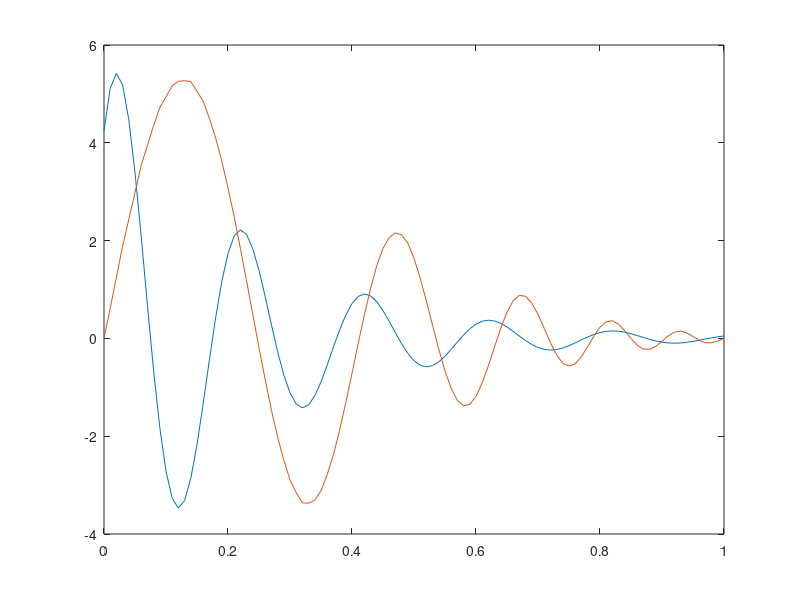
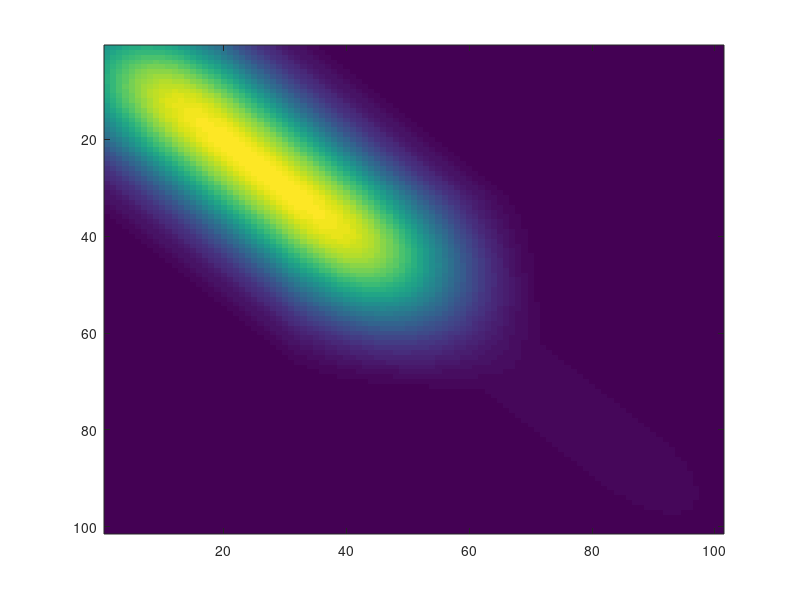
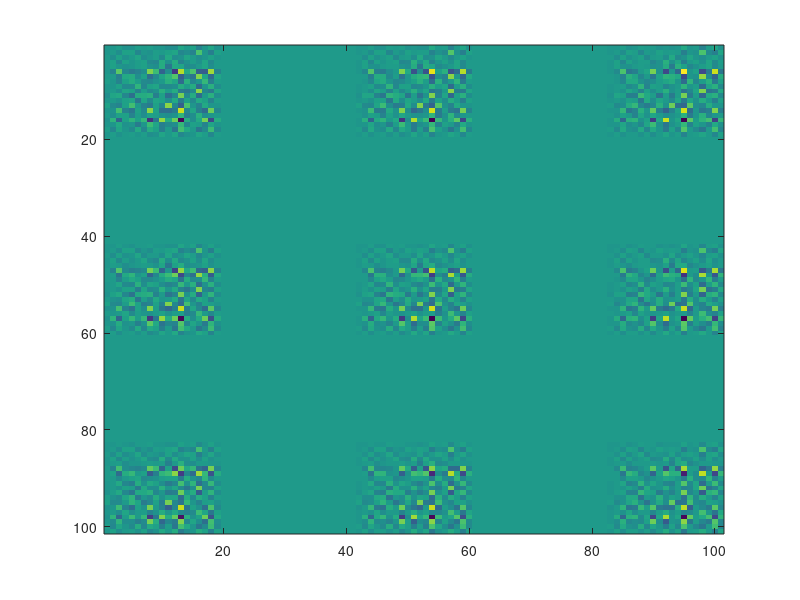

The MATLAB script that drew these images, in order: (Note: this script raises an error after producing the figures.)
%%%%%%%%%%%%%%%%%%%%%%%%%%%%%%%%%%%%%%%%%%%%%%%%%%%%%%%%%%%%%%%%%%%%%%%%%%%%%%%%%%%%%%%%%%
%%% Generate data
%%%%%%%%%%%%%%%%%%%%%%%%%%%%%%%%%%%%%%%%%%%%%%%%%%%%%%%%%%%%%%%%%%%%%%%%%%%%%%%%%%%%%%%%%%
clear; close all;
N = 101;

seed = rand*1000;
rng(824);

t = linspace(0,1,N);
f1 = @(x) 6*(0.8).^(20*x).*cos(10*pi.*x-pi/4);
f2 = @(x) 6*(0.8).^(20*x).*sin(10*pi.*x);
time_gap = 1/(N-1);
a = [-0.5, 2];
f1 = f1(t)';


% % random generate true gamma2 to align f to get f2
% tan2 = zeros(1, N);
% 
% S = [];
% for j =1: dn
%     S(j) = normrnd(0, sigma/j);
%     tan2 = tan2 + S(j)*b1(j,:);
% end
% tan2 = tan2-log(trapz(t,exp(tan2)));
% 
% temp = exp(tan2)./trapz(t, exp(tan2),2);
% gamma2 = cumsum(temp.^2,2)/sum(temp.^2,2);    

% % set fixed gamma2
gamma2 = (exp(a(2)*t)-1)/(exp(a(2))-1);
gamma_true = interp1(gamma2, t, t);
f2 = 1.1*interp1(t,f2(t),gamma2);
f2 = f2';
figure(1); clf;
plot(t, f1, t, f2);
q1 = sign(gradient(f1)/time_gap).*sqrt(abs(gradient(f1)/time_gap));
q2 = sign(gradient(f2)/time_gap).*sqrt(abs(gradient(f2)/time_gap));

%define the covariance for the gamma function
mu = zeros(1, N);
% f_cov = ones(1, N);
f_cov= [5*ones(1, (N-1)/2+1), 0.1*ones(1, (N-1)/2-0)];
Cr1 = diag(f_cov);
sigma_kernel = 10;
kernel_size = 41; % Adjust the size as needed
[X, Y] = meshgrid(-(kernel_size-1)/2:(kernel_size-1)/2, -(kernel_size-1)/2:(kernel_size-1)/2);
gaussian_kernel = exp(-(X.^2 + Y.^2) / (2 * sigma_kernel^2));
Cr2 = 0.09*conv2(Cr1, gaussian_kernel, 'same'); %change to 0.01, we can get second-optimal
Cr = Cr2;
[V, D, U] = svd(Cr);
neg_eigenvalues = find(diag(D) < 0);
D(neg_eigenvalues, neg_eigenvalues) = D(neg_eigenvalues, neg_eigenvalues)*-1;
Cr = V * D * V';



% % Define the value of pho
% pho = 0.999;  % You can change this to your desired value
% % Initialize an empty matrix of size (n+1) x (n+1)

% % f_cov = ones(1, N);
% f_cov= [ones(1, (N-1)/2+1), 0.8*ones(1, (N-1)/2)];
% Cr = diag(f_cov);
% % Cr = zeros(N, N);
% 
% % Fill in the matrix
% for i = 1:N
%     for j = 1:N
%         if i ~= j
%             Cr(i, j) = pho^(abs(i-j));
%         end
%     end
% end
% 
% Cr = 5*Cr;

% figure(8);clf
% EX = mvnrnd(mu, Cr, 50);
% plot(t, EX)
figure(1001); clf;
imagesc(Cr);
try chol(Cr)
    disp('Matrix is symmetric positive definite.')
catch ME
    disp('Matrix is not symmetric positive definite')
end

inv_cr = inv(Cr);
figure(1002); clf;
imagesc(inv_cr);
%%%%%%%%%%%%%%%%%%%%%%%%%%%%%%%%%%%%%%%%%%%%%%%%%%%%%%%%%%%%%%%%%%%%%%%%%%%%%%%%%%%%%%%%%%
%%% Dynamic programming to match f1 and f2 
%%%%%%%%%%%%%%%%%%%%%%%%%%%%%%%%%%%%%%%%%%%%%%%%%%%%%%%%%%%%%%%%%%%%%%%%%%%%%%%%%%%%%%%%%%
gamma_t = DynamicProgrammingQ_Adam(q2', q1', 0, 0);


%%%%%%%%%%%%%%%%%%%%%%%%%%%%%%%%%%%%%%%%%%%%%%%%%%%%%%%%%%%%%%%%%%%%%%%%%%%%%%%%%%%%%%%%%%
%%% bayesian
%%%%%%%%%%%%%%%%%%%%%%%%%%%%%%%%%%%%%%%%%%%%%%%%%%%%%%%%%%%%%%%%%%%%%%%%%%%%%%%%%%%%%%%%%%
% 1. initiate phi 
% svd of Cr
[U, S, V] = svd(Cr);
S = S*time_gap;

dn = 50;
for j = 1:dn
    U1(j,:) = U(:,j);
    U1(j,:) = U1(j,:)/sqrt(trapz(t, U1(j,:).^2)); 
end

phi_int = zeros(1, N);

% for j = 1:dn
%     phi_int = phi_int + normrnd(0, sqrt(S(j,j)))*U1(j,:);
% end
% phi_int = phi_int-log(trapz(t,exp(phi_int)));

phi_int = mvnrnd(mu, Cr, 1);
phi_int = phi_int-log(trapz(t,exp(phi_int)));

figure(101); clf;
plot(t, phi_int);
figure(102); clf;
gamma_in = cumsum(exp(phi_int))./sum(exp(phi_int));
gamma_in = (gamma_in-min(gamma_in))/(max(gamma_in)-min(gamma_in)); 
plot(t, gamma_in);
%%
%2. Initiate sigma1
sigma1_int = 5;

%3: update g and sigma1
J = 10000;
phi_set = [];
phi_set(1,:) = phi_int;

%set the parameters for the pCN-mixture
betals = [0.5, linspace(0.01, 0.1,9)];
probabilities = repmat(0.1, 1, 10);


for j = 1: J
    %propose new phi
    kesi = mvnrnd(mu, Cr, 1);
%     kesi = zeros(1, N);
%     for jj = 1:dn
%         kesi = kesi + normrnd(0, sqrt(S(jj,jj)))*U1(jj,:);
%     end
    kesi = kesi-log(trapz(t,exp(kesi)));
    beta = randsample(betals, 1,true, probabilities);
    phi_new = phi_set(j,:)*sqrt(1-beta^2) + beta*kesi;
    phi_new = phi_new-log(trapz(t,exp(phi_new)));
    
    % calculate MCMC acceptance ratio
    [lossratio, sse_diff(j)] = cal_joint_ratio_clr(sigma1_int, q1, q2, t, phi_new, phi_set(j,:));
    lossratio_(j) = lossratio;
    lamd_p = min(1, lossratio);

    if rand()<lamd_p
        phi_set(j+1,:) = phi_new;
    else
        phi_set(j+1,:) = phi_set(j,:);
    end
    
    temp_t = cumtrapz(t,exp(phi_set(j+1,:)))./trapz(t, exp(phi_set(j+1,:)),2);
    temp_t = round(temp_t/temp_t(end)*(N-1))+1;
    gam1_dev = exp(phi_set(j+1,:));
    SSE = (norm(q2 - q1(temp_t).*sqrt(gam1_dev')))^2;
    sse_(j) = SSE;

end

% plot the sample gamma
gamma_new = [];
cnt = 1;
for j = 1:J+1
%     phi_set(j,:) = phi_set(j,:)-log(trapz(t,exp(phi_set(j,:))));
    gamma_new(j,:) = cumsum(exp(phi_set(j,:)))./sum(exp(phi_set(j,:)));
    gamma_new(j,:) = (gamma_new(j,:)-min(gamma_new(j,:)))/(max(gamma_new(j,:))-min(gamma_new(j,:)));
end


fgamma = gamma_new(J/2+1:10:J+1,:);
fphi_set = phi_set(J/2+1:10:J+1,:);

eps = 1e-5;
learn_rate = 0.1;
sample_mean = mean(phi_set,1);
gamma_mean = cumsum(exp(sample_mean))./sum(exp(sample_mean));
gamma_mean = (gamma_mean-min(gamma_mean))/(max(gamma_mean)-min(gamma_mean));





figure(1); clf;
hold on;
plot(t,gamma_new);
plot(t,gamma_true ,'k','LineWidth',2);
plot(t,gamma_t,'m--','LineWidth',2);
plot(t,gamma_mean','b--','LineWidth',2);
lsize = 16; % Label fontsize
nsize = 18; % Axis fontsize
axis equal;
ylim([0,1]);
xlim([0,1]);
xticks([0 0.2 0.4 0.6 0.8 1]);
set(gca, 'Fontsize', nsize,'linewidth', 1.5)
set(gcf,'paperpositionmode','auto');
set(gcf,'windowstyle','normal');
set(gca,'LooseInset',max(get(gca,'TightInset'), 0.02))
set(gca,'fontweight','normal')
opts.Colors     = get(groot,'defaultAxesColorOrder');
opts.saveFolder = 'img/';
opts.width      = 12;
opts.height     = 10;
opts.fontType   = 'Times';
% 
figure(4); clf;
hold on;
plot(t,fphi_set);


f2_gamma_t = interp1(t,f2,gamma_mean);
figure(2);clf;
plot(t,f1,'b.','LineWidth', 1.5);
hold on;
plot(t,f2,'g.','LineWidth', 1.5);
plot(t, f2_gamma_t, 'r','LineWidth', 1.5)

figure(3);clf;
plot(t,q1,'b.','LineWidth', 1.5);
hold on;
plot(t,q2,'g.','LineWidth', 1.5);

figure(5);clf;
subplot(2,1,1);
plot(sse_)
subplot(2,1,2);
hist(sse_);
% 
figure (8);clf;
for i =1:N
    eigenvalue(i) = S(i,i);
end
plot(cumsum(eigenvalue(1:50))/sum(eigenvalue),'linewidth', 1.5);


%% Perform k-means clustering
[idx, centers] = kmeans(gamma_new, 3);


figure(11); clf;
hold on;
plot(t,gamma_new(idx==1,:),'Color', [0.8 0.8 0.8]);
plot(t,gamma_new(idx==2,:),'g');
plot(t, centers(1,:),'k','LineWidth',2)
plot(t, centers(2,:),'b','LineWidth',2)
plot(t,gamma_t,'m--','LineWidth',2);
lsize = 16; % Label fontsize
nsize = 18; % Axis fontsize
axis equal;
ylim([0,1]);
xlim([0,1]);
xticks([0 0.2 0.4 0.6 0.8 1]);
set(gca, 'Fontsize', nsize,'linewidth', 1.5)
set(gcf,'paperpositionmode','auto');
set(gcf,'windowstyle','normal');
set(gca,'LooseInset',max(get(gca,'TightInset'), 0.02))
set(gca,'fontweight','normal')
opts.Colors     = get(groot,'defaultAxesColorOrder');
opts.saveFolder = 'img/';
opts.width      = 12;
opts.height     = 10;
opts.fontType   = 'Times';

f2_gamma_t1 = interp1(t,f2,centers(1,:));
f2_gamma_t2 = interp1(t,f2,centers(2,:));
figure(22);clf;
plot(t,f1,'b.','LineWidth', 1.5);
hold on;
plot(t,f2,'g.','LineWidth', 1.5);
plot(t, f2_gamma_t1, 'k','LineWidth', 1.5)
plot(t, f2_gamma_t2, 'b','LineWidth', 1.5)